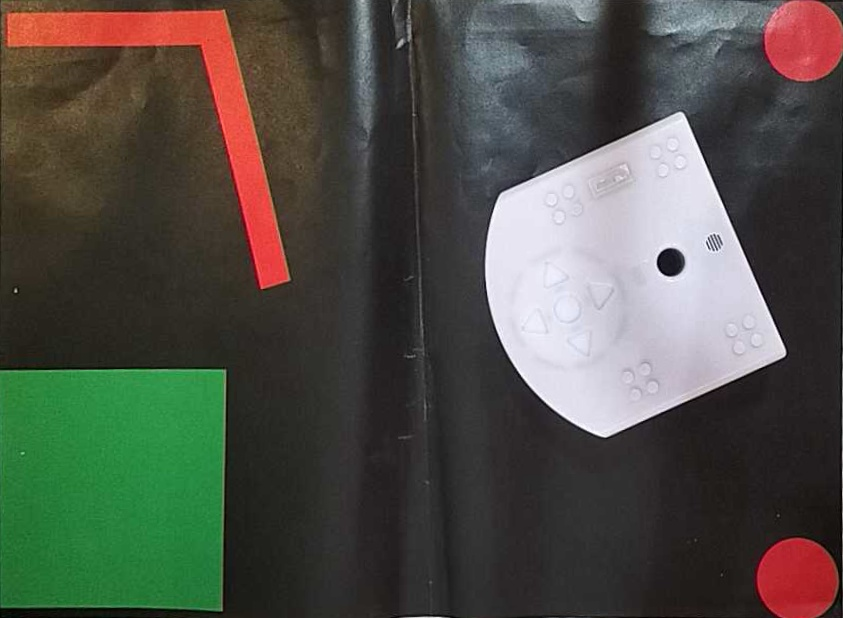
#> input picture goodimg.jpg, 843 x 618 px, given in place of the camera
$ jupyter execute --allow-errors 'Test Zone.ipynb'   (shell and % lines are left out)   (text cells are left out)
#> lines starting #> are read from the running program, lines starting #| are printed output that depends on the picture; after the words box and inside, x2 and y2 are one past the last pixel; in counts of white or black regions, pixels touching at a corner belong together
### libs/vision.py
import cv2
import numpy as np
from skimage import feature, measure
from scipy.spatial import distance
import os
from heapq import heappush, heappop
import matplotlib.pyplot as plt

WHITE = [255,255,255]
RED = [0,0,255]
GREEN = [0,255,0]
BLUE = [255,0,0]
BLACK = [0,0,0]

START = 1
ROBOT = 1
GOAL = 1
OBSTACLE = -1
BACKGROUND = 1

##################################################################################################

# [43 lines left out: functions get_object, get_color, not called in this run]

##################################################################################################

def setup_camera(camera, resolution=None, fps=None):
    """
    1920, 1080 (16:9)
    1280, 720  (16:9)
    640, 380   (16:9)
    320, 240   (4:3)
    """
    if resolution is not None:
        width, height = resolution
        camera.set(cv2.CAP_PROP_FRAME_WIDTH, int(width))
        camera.set(cv2.CAP_PROP_FRAME_HEIGHT, int(height))
    if fps is not None:
        camera.set(cv2.CAP_PROP_FPS, fps)

    w = int(camera.get(cv2.CAP_PROP_FRAME_WIDTH))
    h = int(camera.get(cv2.CAP_PROP_FRAME_HEIGHT))
    f = int(camera.get(cv2.CAP_PROP_FPS))

    print(f"Resolution is: {w}x{h}")
    print(f"FPS is: {f}")

# [10 lines left out: function get_image_from_camera, not called in this run]

def correct_camera_distortion(img, alpha):
    try:
        mtx = np.load("libs/camera_matrix_1080.npy")
        dist = np.load("libs/distortion_coefficients_1080.npy")
    except FileNotFoundError:
        print("Calibration files not found")

    h,  w = img.shape[:2]
    newcameramtx, roi = cv2.getOptimalNewCameraMatrix(mtx, dist, (w,h), alpha, (w,h))

    dst = cv2.undistort(img, mtx, dist, None, newcameramtx)
    x, y, w, h = roi # crop the image borders
    dst = dst[y:y+h, x:x+w]

    return dst

def get_image_live(cam, sigma=5, t1=50, t2=150, epsilon=0.1, circle_size=10, border_size=3, resize_factor=0.5):
#> called with sigma = 5, t1 = 50, t2 = 150, epsilon = 0.1, circle_size = 10, border_size = 3, resize_factor = 0.5
    if not cam.isOpened():
        print("Error: Camera could not be opened.")
        cam.release()
        exit()

    image = None
    print("Press 's' to save an image or 'q' to quit.")

    while True:
        ret, frame = cam.read()
#> frame is the input picture: shape (618, 843, 3); mean B, G, R 71, 79.6, 79.7
        if not ret:
            print("Failed to grab frame. Exiting.")
            break
        temp = frame.copy()
        temp = cv2.resize(temp, None, fx=resize_factor, fy=resize_factor, interpolation=cv2.INTER_AREA)

        #edges = feature.canny(cv2.cvtColor(temp, cv2.COLOR_BGR2GRAY), sigma=sigma)
        blurred_image = cv2.GaussianBlur(cv2.cvtColor(temp, cv2.COLOR_BGR2GRAY), (sigma, sigma), 1.4)
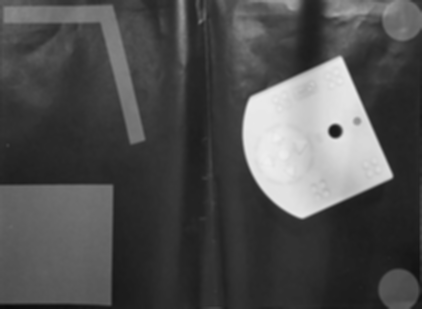
#> blurred_image: shape (309, 422); min 10, max 239, mean 78.7
        edges = cv2.Canny(blurred_image, t1, t2)
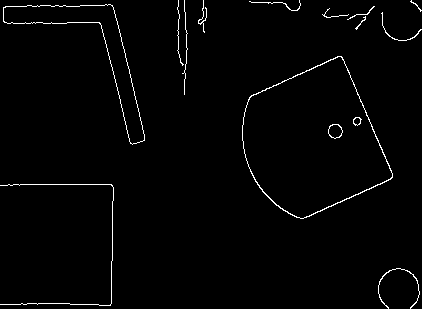
#> edges: shape (309, 422); 1.6% white in thin lines or dots
        mask = largest_cc(edges)
        corners = find_corners(mask, epsilon=epsilon, eps_security=False, verbose=False)

        cv2.drawContours(temp, [corners.reshape(-1, 2)], -1, (255, 255, 0), border_size)
        for corner in corners:
            cv2.circle(temp, tuple(corner), circle_size, (255, 0, 255), -1)
        cv2.imshow("Live Feed", temp)
        key = cv2.waitKey(1) & 0xFF

        if key == ord('s'):
            image = frame.copy()
            print("Image saved to variable 'image'.")
        elif key == ord('q'):
            print("Exiting.")
            break

    #cam.release()
    cv2.destroyWindow("Live Feed")

    if image is not None:
        print(f"Shape: {image.shape}, pixels {image.shape[0]*image.shape[1]}")

    return image


# [37 lines left out: functions get_image_from_file, camera_obstructed, largest_cc_old, not called in this run]

def largest_cc(mask: np.ndarray) -> np.ndarray:
    """
    Input: a binary mask
    Output: boolean mask of the largest connected component
    """
    if mask.dtype != np.uint8:
        mask = mask.astype(np.uint8)

    _, labels = cv2.connectedComponents(mask)
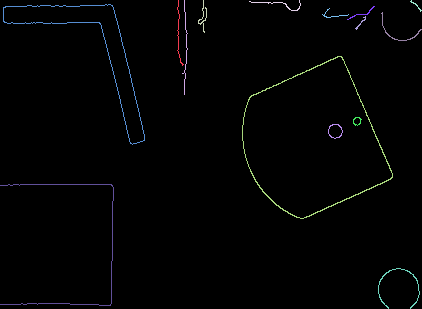
#> labels: shape (309, 422) int32; 16 distinct labels, from 0 to 15; one colour per label, 0 black
    counts = np.bincount(labels.ravel())
#> counts = [128280, 69, 97, 64, 68, 22, 492, 39, 37, 74, 26, 578, 30, 50, 344, 128]
    counts[0] = 0  # disregard background
    largest_label = counts.argmax()
#> largest_label = 11
    lcc_mask = (labels == largest_label)
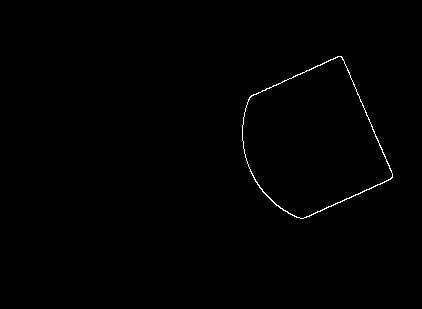
#> lcc_mask: shape (309, 422) bool; 0.44% white in thin lines or dots, all inside (x1, y1, x2, y2) = (242, 56, 393, 219)
    return lcc_mask

def find_corners(lcc_mask: np.ndarray, epsilon: float, eps_security=True, verbose=True)->np.ndarray:
    """
    Input: mask of the edges largest connected component
    Output: coordinates of the 4 corners using
    """
#> called with epsilon = 0.1, eps_security = False, verbose = False
    contours, _ = cv2.findContours((lcc_mask * 255).astype(np.uint8), cv2.RETR_EXTERNAL, cv2.CHAIN_APPROX_SIMPLE)
#> contours = 1 contour; box (x1, y1, x2, y2) and area: (242, 56, 393, 219) 16058
    largest_contour = max(contours, key=cv2.contourArea)
#> largest_contour = contour of 316 points, box (x1, y1, x2, y2) (242, 56, 393, 219), area 16058

    approx = cv2.approxPolyDP(largest_contour, epsilon * cv2.arcLength(largest_contour, True), True)
#> approx = [[341, 56], [245, 108], [296, 217], [392, 177]]

    if eps_security:
        while len(approx) != 4:
            epsilon = epsilon + 0.001
            if verbose:
                print(f"Incremented epsilon: {epsilon}")
            approx = cv2.approxPolyDP(largest_contour, epsilon * cv2.arcLength(largest_contour, True), True)

    corners = approx.reshape(-1, 2)
#> corners = [[341, 56], [245, 108], [296, 217], [392, 177]]
#> in get_image_live, `cv2.drawContours(temp, [corners.reshape(-1, 2)], -1, (255, 255, 0), bo..`:
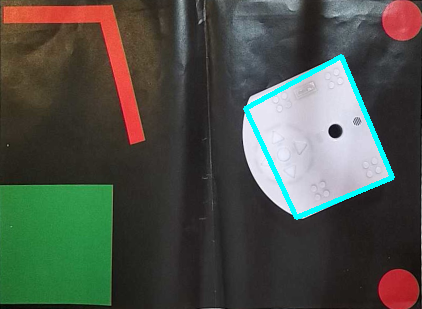
#> temp: shape (309, 422, 3); mean B, G, R 72, 80.8, 76.3
#> the loop in get_image_live, `for corner in corners:` made 4 passes
#> after the loop in get_image_live, `for corner in corners:`:
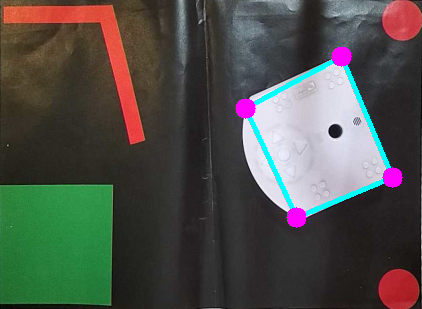
#> temp: shape (309, 422, 3); 0.97% of pixels changed, all inside (x1, y1, x2, y2) = (235, 46, 403, 228)
#> (key q is pressed here)
    if verbose:
        print(f"Detected {len(corners)} corners:")
        print(corners)

    return corners

# [159 lines left out: functions order_points, compute_destination_size, find_aruco_corners_size, correct_perspective, full_detection_cnt_centroid, filter_small_blobs and 2 more, not called in this run]

"""
def threshold_image(image:np.ndarray, T_WL=190, T_RH=170, T_RL=120,
                    T_GH=138, T_GL=140, min_size=5000, dilatation=True)->np.ndarray:


    output_image = np.zeros_like(image)

    robot_mask = cv2.inRange(image, (T_WL, T_WL, T_WL), (255, 255, 255))
    contours, _ = cv2.findContours(robot_mask, cv2.RETR_EXTERNAL, cv2.CHAIN_APPROX_SIMPLE)
    if contours:
        contours = sorted(contours, key=cv2.contourArea, reverse=True)
        largest_contour = contours[0]
        filled_mask = np.zeros_like(robot_mask)
        cv2.drawContours(filled_mask, [largest_contour], -1, 1, thickness=cv2.FILLED)
        output_image[filled_mask > 0] = [255, 255, 255]

        if dilatation:
            _, radius = cv2.minEnclosingCircle(largest_contour)
            radius = int(np.ceil(radius))
            #kernel_size = 2 * radius + 1
            kernel_size = int(np.ceil(radius/2)) # test big kernel size on big scene later
            #kernel = np.zeros((kernel_size, kernel_size), dtype=np.uint8)
            kernel = cv2.getStructuringElement(cv2.MORPH_ELLIPSE, (kernel_size, kernel_size))

    goal_mask = cv2.inRange(image, (0, T_GL, 0), (T_GH, 255, T_GH))
    contours, _ = cv2.findContours(goal_mask, cv2.RETR_EXTERNAL, cv2.CHAIN_APPROX_SIMPLE)
    if contours:
        contours = sorted(contours, key=cv2.contourArea, reverse=True)
        largest_contour = contours[0]
        filled_mask = np.zeros_like(goal_mask)
        cv2.drawContours(filled_mask, [largest_contour], -1, 1, thickness=cv2.FILLED)
        output_image[filled_mask > 0] = [0, 255, 0]

    obs_mask = cv2.inRange(image, (0, 0, T_RL), (T_RH, T_RH, 255))
    min_red_mask = filter_small_red(obs_mask, min_size=min_size)
    red_filled = fill_holes(min_red_mask)
    if dilatation:
        if kernel is not None:
            red_expanded = cv2.dilate(red_filled.astype(np.uint8), kernel, iterations=1)
        else:
            print("Warning: Robot not detected. Obstacles not expanded.")
            red_expanded = red_filled
        red_expanded = cv2.dilate(red_filled.astype(np.uint8), kernel, iterations=1)
        output_image[red_expanded > 0] = [0, 0, 255]
    else:
        output_image[red_filled > 0] = [0, 0, 255]

    return output_image
"""
##################################################################################################


# [230 lines left out: functions get_dominant_object, get_dominant_object_grid, discretize_image, discretize_image_eff, image_to_grid, grid_to_image and 6 more, not called in this run]


##################################################################################################
from libs.path import a_star_search

# [179 lines left out: functions grid1_coord2grid2_coord, init, Thymio_position, update_vision, draw_cnt_image, Thymio_position_aruco_init and 1 more, not called in this run]

### libs/plot.py
import numpy as np
import cv2
import matplotlib.pyplot as plt
from ipywidgets import interact, FloatSlider, IntSlider
from skimage import feature
from libs.vision import largest_cc, find_corners,  find_nose_corners, get_midpoint, get_slope_intercept, get_centroids, get_orientation

from libs.vision import BLACK, WHITE, RED, GREEN, BLUE, START, ROBOT, GOAL, OBSTACLE, BACKGROUND

# [44 lines left out: functions show_cv2_image, show_cv2_images, not called in this run]

def show_perspective(image: np.ndarray, sigma_init=5, t1_init=50, t2_init=150, epsilon_int=0.0025, epsilon_max=0.003, circle_size=10, border_size=3):
#> called with sigma_init = 7, t1_init = 100, t2_init = 200, epsilon_int = 0.1, epsilon_max = 0.5, circle_size = 10, border_size = 3
    def update(sigma, epsilon, t1, t2):
        blurred_image = cv2.GaussianBlur(cv2.cvtColor(image, cv2.COLOR_BGR2GRAY), (sigma, sigma), 1.4)
        edges = cv2.Canny(blurred_image, t1, t2)
        mask = largest_cc(edges)
        corners = find_corners(mask, epsilon=epsilon, eps_security=False, verbose=True)

        img_corners = image.copy()
        cv2.drawContours(img_corners, [corners.reshape(-1, 2)], -1, (255, 255, 0), border_size)
        for corner in corners:
            cv2.circle(img_corners, tuple(corner), circle_size, (255, 0, 255), -1)

        fig, axes = plt.subplots(1, 3, figsize=(18, 6))
        fig.suptitle(f"Distortion Correction (sigma={sigma:.2f}, epsilon={epsilon:.4f})", fontsize=16)

        # Input image
        axes[0].imshow(cv2.cvtColor(image, cv2.COLOR_BGR2RGB))
        axes[0].set_title("Input Image")
        axes[0].axis("on")

        # Edges
        axes[1].imshow(edges, cmap='gray')
        axes[1].set_title("Edges")
        axes[1].axis("on")

        # Corners on the original image
        axes[2].imshow(cv2.cvtColor(img_corners, cv2.COLOR_BGR2RGB))
        axes[2].set_title("Corners")
        axes[2].axis("on")

        plt.show()

    interact(
        update,
        sigma=IntSlider(value=sigma_init, min=1, max=11, step=2, description='Sigma'),
        epsilon=FloatSlider(value=epsilon_int, min=0.0001, max=epsilon_max, step=0.0001, description='Epsilon', readout_format='.4f'),
        t1=IntSlider(value=t1_init, min=1, max=255, step=1, description="T1"),
        t2=IntSlider(value=t2_init, min=1, max=255, step=2, description="T2")
    )
#> the sliders are set to sigma = 7, epsilon = 0.1, t1 = 100, t2 = 200

# [287 lines left out: functions show_perspective_old, show_thresholds, show_grid, show_nose, not called in this run]

# image threshold=100, minLineLength=120, maxLineGap=200
# grid_image threshold=20, minLineLength=20, maxLineGap=50

### Test Zone.ipynb
[cell 1]
import cv2
from libs.vision import *
from libs.plot import *

# if connection issues, check device manager
# check that camera is allowed in windows privacy settings
# check if antivirus doesn't block the camera

cam = cv2.VideoCapture(1,cv2.CAP_DSHOW)
setup_camera(cam, (1920,1080), 30)
#setup_camera(cam, (1920,1080), 30)

[cell 2]
image = get_image_live(cam)

#> (the rest of this cell did not finish here and is left out)

#> (a cell that did not finish here is left out)

[cell 4]
sigma = 5
t1=50
t2=150
epsilon = 0.1
#> (the rest of this cell did not finish here and is left out)

[cell 5]
T_WL = 110
thresholded_img = np.zeros_like(image)
#> (the rest of this cell did not finish here and is left out)

[cell 6]

thresholded_img = np.zeros_like(image)
#> (the rest of this cell did not finish here and is left out)

#> (a cell that did not finish here is left out)

[cell 8]
# white lower bound (190,190,190) < (b,g,r) < (255,255,255)
T_WL=138

# (0,0,T_RL) < (b,g,r) < (T_RH,T_RH,255)
T_RH=123 # blue green upper bound for red
T_RL=132 # red lower bound for red

# (0,T_GL,0) < (b,g,r) < (T_GH,255,T_GH)
T_GH=98 # blue red upper bound for green
T_GL=87 # green lower bound for green

min_size=3000

#> (the rest of this cell did not finish here and is left out)

[cell 9]
grid_size = 200
#> (the rest of this cell did not finish here and is left out)

#> (a cell that did not finish here is left out)
